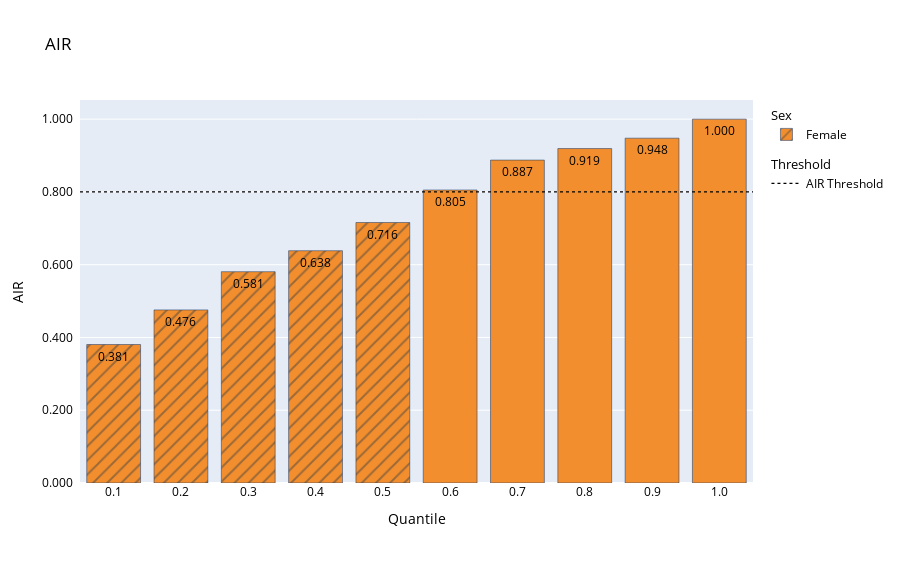

Write notebook code for a chart like this one.
### Markdown cell above
### By-Quantile Adverse Impact Ratio

### Code cell
baseline_quantile_air = sd.adverse_impact_ratio_by_quantile(
    **common_info,
    outcome=baseline_prediction_valid,
    quantiles=[x / 100 for x in range(10, 101, 10)]
)
baseline_quantile_air.plot()
baseline_quantile_air.plot(group='Female')

### Figure 1 — Plotly figure (JSON) as saved in the notebook; plotly's stock layout.template omitted (floating-point values rounded to 4 significant figures)
{"data": [{"hoverlabel": {"font": {"color": "Black"}}, "hovertemplate": "%{x}, %{y}", "legendgroup": "Sex", "legendgrouptitle": {"text": "Sex"}, "marker": {"color": "RGBA(242, 142, 45, 1.0)", "line": {"color": "rgb(8,48,107)"}, "pattern": {"shape": ["/", "/", "/", "/", "/", "", "", "", "", ""]}}, "name": "Female", "text": ["0.381", "0.476", "0.581", "0.638", "0.716", "0.805", "0.887", "0.919", "0.948", "1.000"], "textfont": {"color": "Black"}, "type": "bar", "x": ["0.1", "0.2", "0.3", "0.4", "0.5", "0.6", "0.7", "0.8", "0.9", "1.0"], "y": [0.3806, 0.4758, 0.5808, 0.6384, 0.7159, 0.8053, 0.8875, 0.9192, 0.9477, 1]}, {"legendgroup": "AIR Threshold", "legendgrouptitle": {"text": "Threshold"}, "line": {"color": "Black", "dash": "dot", "width": 1.25}, "mode": "lines", "name": "AIR Threshold", "showlegend": true, "type": "scatter", "x": [null], "y": [null]}], "layout": {"font": {"color": "Black"}, "height": 563, "legend": {"itemclick": false, "itemdoubleclick": false}, "scene": {"yaxis": {"exponentformat": "none", "separatethousands": true}}, "shapes": [{"line": {"color": "Black", "dash": "dot", "width": 1.25}, "name": "AIR Threshold", "type": "line", "x0": 0, "x1": 1, "xref": "paper", "y0": 0.8, "y1": 0.8, "yref": "y"}], "showlegend": true, "title": {"text": "AIR"}, "width": 900, "xaxis": {"fixedrange": true, "title": {"text": "Quantile"}}, "yaxis": {"fixedrange": true, "tickformat": "0,.3f", "ticksuffix": "  ", "title": {"text": "AIR"}}}}
